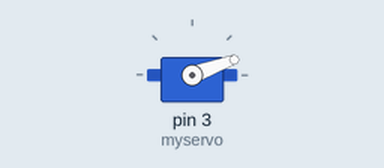
Bench run of a sketch on a simulated Arduino Uno, built with avr-gcc and run on an emulated ATmega328P. Parts: servo.

Above: at 0.1 s.
At 15.11 s:
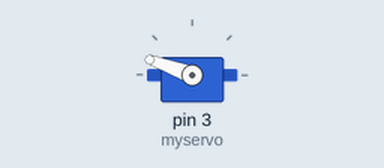
At 27.17 s:
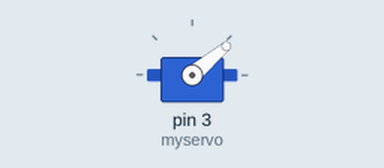
At 39.87 s:
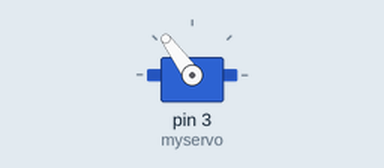
Timing chart, 0 to 40.0 s (numbered marks = the images above):
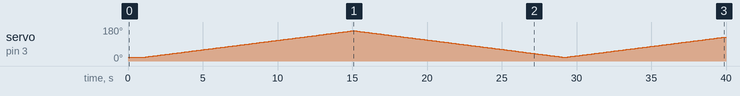

Measured:
- by itself, servo on pin 3 (myservo): 20° → 21° at 1.1 s, → 22° 0.10 s later, → 23° 0.10 s later, → 24° 0.10 s later, … (387 changes in this stretch)

The sketch:

servoTest.ino
```cpp
#include <Servo.h>
Servo myservo;
void setup(){
  myservo.attach(3);
  myservo.write(20);
  delay(1000);
}
void loop(){

  for(int i=20; i<=160; i++){
    myservo.write(i);
    delay(100);
  }

  //delay(2000);
  for(int i=160; i>=20; i--){
    myservo.write(i);
    delay(100);
  }
  //delay(2000);
}
```
